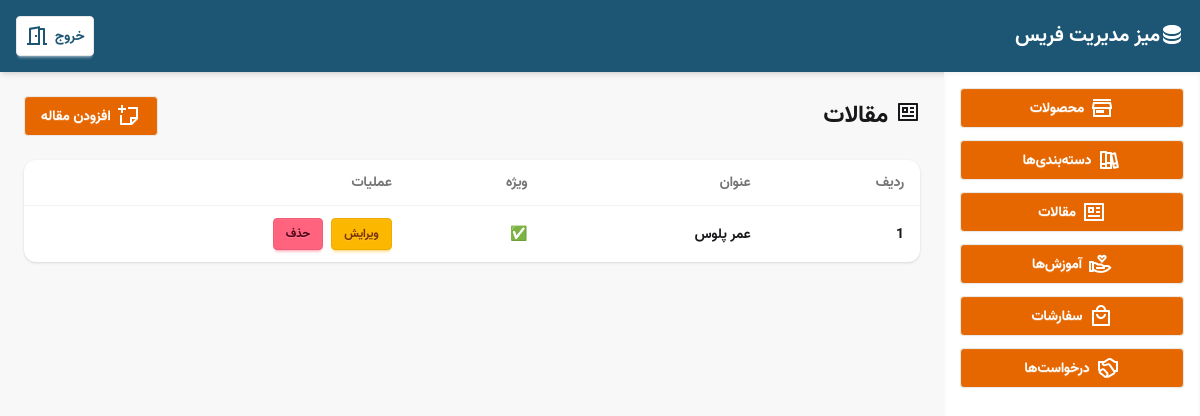
/dashboard/articles/ (signed in), run on an earlier commit of the app's database.
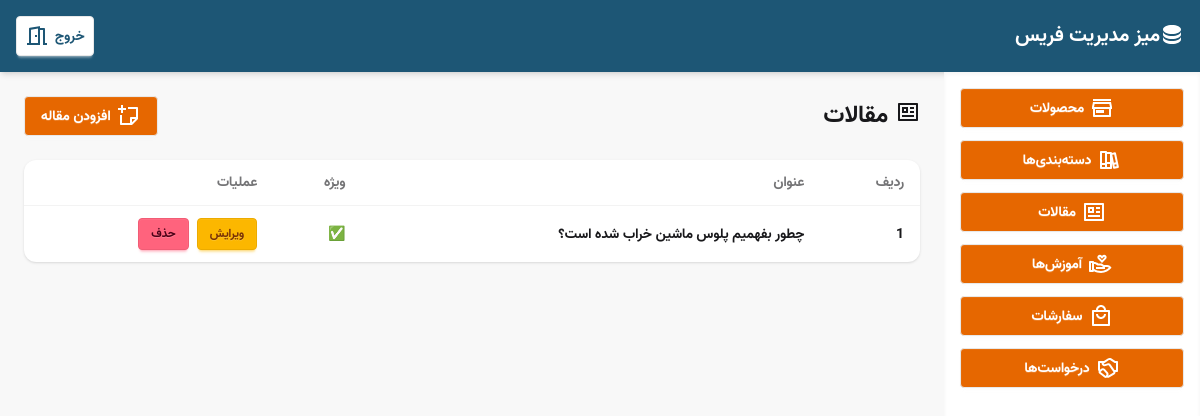
And on a later commit of the database.
### website/models.py (models this page shows, shortened)
class Article(models.Model):
    title = models.CharField(max_length=200, verbose_name="عنوان مقاله")
    slug = models.SlugField(unique=True, verbose_name="نامک (Slug)")
    content = models.TextField(verbose_name="متن کامل مقاله")
    image = models.ImageField(upload_to="articles/", verbose_name="تصویر مقاله")
    special = models.BooleanField(default=False, verbose_name="ویژه")
    created_at = models.DateTimeField(auto_now_add=True, verbose_name="تاریخ انتشار")
    class Meta:
        verbose_name = "مقاله"
        verbose_name_plural = "مقالات"
        ordering = ["-created_at"]

### website/views.py (the view)
# urls.py: path("dashboard/articles/", views.dashboard_articles, name="dashboard_articles"),
@login_required(login_url="dashboard_login")
def dashboard_articles(request):
    articles_list = Article.objects.all().order_by("-created_at")
    paginator = Paginator(articles_list, 10)  # هر صفحه ۱۰ مقاله
    page_number = request.GET.get("page")
    page_obj = paginator.get_page(page_number)
    return render(request, "dashboard/sections/articles.html", {"page_obj": page_obj})

### website/context_processors.py (called while the page is built)
def categories_context(request):
    categories = Category.objects.all().order_by('name')
    return {'categories': categories}

### website/templates/dashboard/sections/articles.html (shortened to what this page needs)
{% extends "dashboard/base_dashboard.html" %}
{% block content %}
<div class="flex justify-between items-center mb-6">
  <h2 class="flex gap-2 text-2xl font-bold">
   مقالات
  </h2>
  <a href="{% url 'dashboard_article_add' %}" class="btn bg-[#e66700] text-[#fff]">
   افزودن مقاله
  </a>
</div>
<div class="overflow-x-auto bg-base-100 shadow rounded-xl">
  <table class="table">
    <thead>
      <tr>
        <th>ردیف</th>
        <th>عنوان</th>
        <th>ویژه</th>
        <th>عملیات</th>
      </tr>
    </thead>
    <tbody>
      {% for article in page_obj %}
      <tr>
        <td>{{ forloop.counter0|add:page_obj.start_index }}</td>
        <td class="whitespace-nowrap">{{ article.title }}</td>
        <td>{% if article.special %}✅{% else %}❌{% endif %}</td>
        <td class="flex gap-2">
          <a href="{% url 'dashboard_article_edit' article.id %}" class="btn btn-sm btn-warning">ویرایش</a>
          <button onclick="openDeleteArticleModal('{{ article.id }}', '{{ article.title }}')" class="btn btn-sm btn-error">حذف</button>
        </td>
      </tr>
      {% empty %}
      <tr>
        <td colspan="4" class="text-center text-gray-500">هیچ مقاله‌ای ثبت نشده است.</td>
      </tr>
      {% endfor %}
    </tbody>
  </table>
</div>
{% endblock %}

What changed in the data, as far as the page shows it:
removed Article: title "عمر پلوس"
added Article: title "چطور بفهمیم پلوس ماشین خراب شده است؟"
